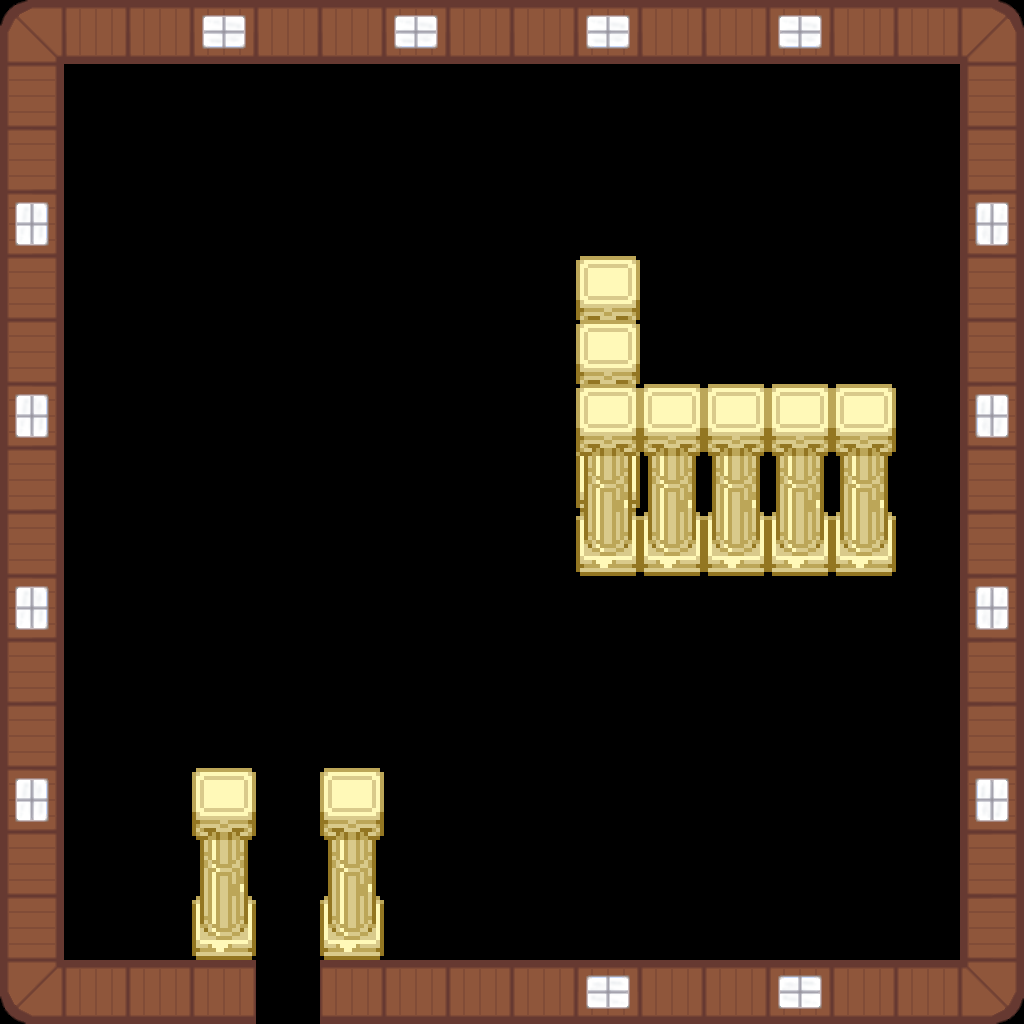

This game map was drawn from its Tiled (.tmx) file and the tilesets committed beside it. A one-line description and the full map source follow:
An orthogonal 16x16 tile map with 64x64 px tiles, 2 tile layers (OBJECT, OBJECTOVER), 1 hidden layer not drawn, 3 tilesets.

<map version="1.10" tiledversion="1.11.0" orientation="orthogonal" renderorder="right-down" width="16" height="16" tilewidth="64" tileheight="64" infinite="0" nextlayerid="5" nextobjectid="1">
 <tileset firstgid="1" name="world_tileset" tilewidth="64" tileheight="64" tilecount="210" columns="10">
  <image source="../graphics/tilesets/world_tileset.png" width="640" height="1344" />
 </tileset>
 <tileset firstgid="211" name="House" tilewidth="64" tileheight="64" tilecount="25" columns="5">
  <image source="../graphics/tilesets/House.png" width="320" height="320" />
 </tileset>
 <tileset firstgid="236" name="ruin_pillar" tilewidth="64" tileheight="64" tilecount="3" columns="1">
  <image source="../graphics/objects/ruin_pillar.png" width="64" height="192" />
 </tileset>
 <layer id="1" name="GROUND" width="16" height="16" visible="0">
  <data encoding="csv">
217,218,219,217,218,219,217,218,219,217,218,219,217,218,219,217,
222,217,218,219,217,218,219,217,218,219,217,218,219,217,218,222,
227,222,223,224,222,223,224,222,223,224,222,223,224,222,223,227,
217,227,228,229,227,228,229,227,228,229,227,228,229,227,228,217,
222,217,218,219,217,218,219,217,218,219,217,218,219,217,218,222,
227,222,223,224,222,223,224,222,223,224,222,223,224,222,223,227,
217,227,228,229,227,228,229,227,228,229,227,228,229,227,228,217,
222,217,218,219,217,218,219,217,218,219,217,218,219,217,218,222,
227,222,223,224,222,223,224,222,223,224,222,223,224,222,223,227,
217,227,228,229,227,228,229,227,228,229,227,228,229,227,228,217,
222,217,218,219,217,218,219,217,218,219,217,218,219,217,218,222,
227,222,223,224,222,223,224,222,223,224,222,223,224,222,223,227,
217,227,228,229,227,228,229,227,228,229,227,228,229,227,228,217,
222,217,218,219,217,218,219,217,218,219,217,218,219,217,218,222,
227,222,223,224,222,223,224,222,223,224,222,223,224,222,223,227,
217,218,219,217,223,219,217,218,219,217,218,219,217,218,219,217
</data>
 </layer>
 <layer id="2" name="OBJECT" width="16" height="16">
  <data encoding="csv">
211,212,212,213,212,212,213,212,212,213,212,212,213,214,212,215,
226,0,0,0,0,0,0,0,0,0,0,0,0,0,0,220,
216,0,0,0,0,0,0,0,0,0,0,0,0,0,0,220,
221,0,0,0,0,0,0,0,0,0,0,0,0,0,0,225,
226,0,0,0,0,0,0,0,0,0,0,0,0,0,0,220,
226,0,0,0,0,0,0,0,0,238,0,0,0,0,0,220,
221,0,0,0,0,0,0,0,0,238,0,0,0,0,0,225,
216,0,0,0,0,0,0,0,0,238,0,0,0,0,0,220,
226,0,0,0,0,0,0,0,0,238,238,238,238,238,0,230,
221,0,0,0,0,0,0,0,0,0,0,0,0,0,0,225,
216,0,0,0,0,0,0,0,0,0,0,0,0,0,0,230,
226,0,0,0,0,0,0,0,0,0,0,0,0,0,0,230,
221,0,0,0,0,0,0,0,0,0,0,0,0,0,0,225,
226,0,0,0,0,0,0,0,0,0,0,0,0,0,0,230,
226,0,0,238,0,238,0,0,0,0,0,0,0,0,0,230,
231,234,234,234,0,234,234,234,234,233,234,234,233,234,234,235
</data>
 </layer>
 <layer id="4" name="OBJECTOVER" width="16" height="16">
  <data encoding="csv">
0,0,0,0,0,0,0,0,0,0,0,0,0,0,0,0,
0,0,0,0,0,0,0,0,0,0,0,0,0,0,0,0,
0,0,0,0,0,0,0,0,0,0,0,0,0,0,0,0,
0,0,0,0,0,0,0,0,0,0,0,0,0,0,0,0,
0,0,0,0,0,0,0,0,0,236,0,0,0,0,0,0,
0,0,0,0,0,0,0,0,0,236,0,0,0,0,0,0,
0,0,0,0,0,0,0,0,0,236,236,236,236,236,0,0,
0,0,0,0,0,0,0,0,0,237,237,237,237,237,0,0,
0,0,0,0,0,0,0,0,0,0,0,0,0,0,0,0,
0,0,0,0,0,0,0,0,0,0,0,0,0,0,0,0,
0,0,0,0,0,0,0,0,0,0,0,0,0,0,0,0,
0,0,0,0,0,0,0,0,0,0,0,0,0,0,0,0,
0,0,0,236,0,236,0,0,0,0,0,0,0,0,0,0,
0,0,0,237,0,237,0,0,0,0,0,0,0,0,0,0,
0,0,0,0,0,0,0,0,0,0,0,0,0,0,0,0,
0,0,0,0,0,0,0,0,0,0,0,0,0,0,0,0
</data>
 </layer>
</map>
